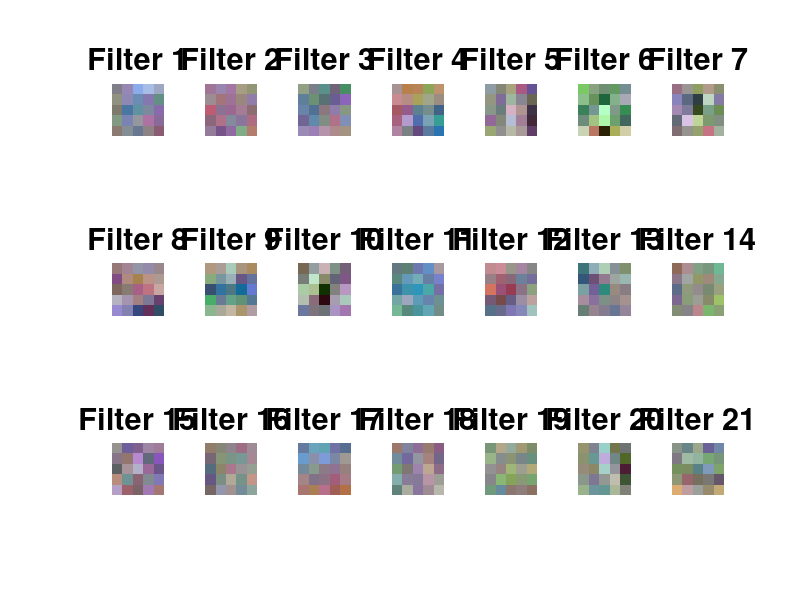
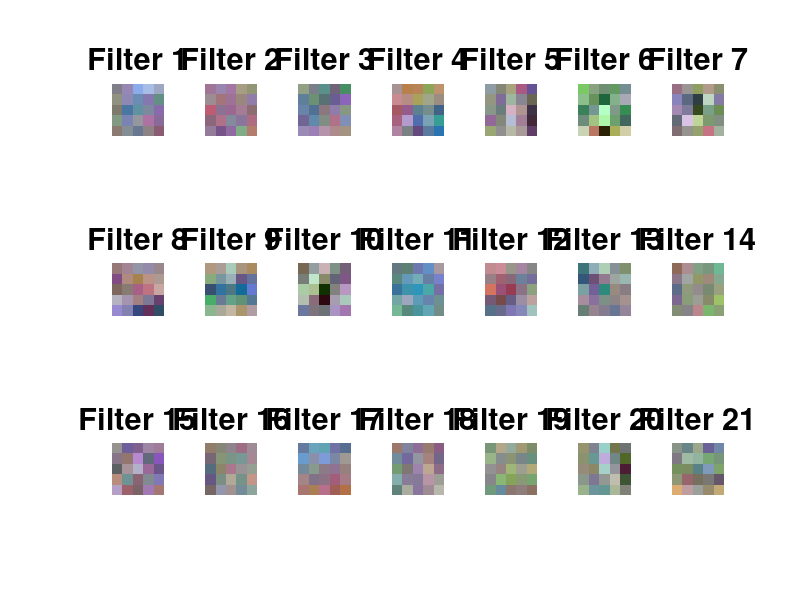

These charts were generated, in order, by the following MATLAB code: (Note: this script raises an error after producing the figures.)
%% Exerise 6
% Plot the filters the first convolutional layer learns. 
close all
clear all
load('models/cifar10_baseline.mat')
path1 = '/figures_fig/';
path2 = '/figures_png/';

first_conv_layer_weights = net.layers{2}.params.weights;
first_conv_layer_weights = rescale(first_conv_layer_weights);

FigH = figure('Position', get(0, 'Screensize'));

k = 1;
for i = 1:21
    subplot(3,7, k)
    imshow(first_conv_layer_weights(:, :, :, i))
    set(gca,'FontSize',20)
    title(['Filter ', num2str(k)])
    k = k + 1;
end

filename1 = [path1, 'E7_filters.fig'];
filename2 = [path2, 'E7_filters.png'];
saveas(FigH,[pwd filename1])
print(FigH,[pwd filename2],'-dpng','-r100');

%% Plot a few images that are misclassified.

addpath(genpath('./'));
[x_train, y_train, x_test, y_test, classes] = load_cifar10(5);

pred = zeros(numel(y_test),1);
batch = 16;
for i=1:batch:size(y_test)
    idx = i:min(i+batch-1, numel(y_test));
    % note that y_test is only used for the loss and not the prediction
    y = evaluate(net, x_test(:,:,:,idx), y_test(idx));
    [~, p] = max(y{end-1}, [], 1);
    pred(idx) = p;
end

misclass_ind = find(pred ~= y_test);
misclass = pred(misclass_ind); % These are the misclassifications

%%
FigH = figure('Position', get(0, 'Screensize'));
k = 1;
for i=1:9
    subplot(3,3, k);
    idx = misclass_ind(i);
    imagesc(x_test(:,:,:,idx)/255); % Don't forget to divide by 255
    title([classes(y_test(idx)), classes(misclass(i))]);
    set(gca,'FontSize',20)
    axis off;
    k = k + 1;
end
filename1 = [path1, 'E7_misclass.fig'];
filename2 = [path2, 'E7_misclass.png'];
saveas(FigH,[pwd filename1])
print(FigH,[pwd filename2],'-dpng','-r100');

%fprintf('Accuracy on the test set: %f\n', mean(vec(pred) == vec(y_test)));

%% Plot the confusion matrix for the predictions on the test set and 
 

conf_mat = confusionmat(y_test, uint8(pred));
FigH = figure('Position', get(0, 'Screensize'));
confusionchart(conf_mat, classes)
set(gca, 'FontSize', 20);
filename1 = [path1, 'E7_confusionchart.fig'];
filename2 = [path2, 'E7_confusionchart.png'];
saveas(FigH,[pwd filename1])
print(FigH,[pwd filename2],'-dpng','-r100');

% compute the precision and the recall for all digits.
PR = sum(conf_mat,2);
AR = sum(conf_mat);
TP = diag(conf_mat);

precision = TP./AR';
recall = TP./PR;

% Write down the number of parameters for all layers in the network. 
